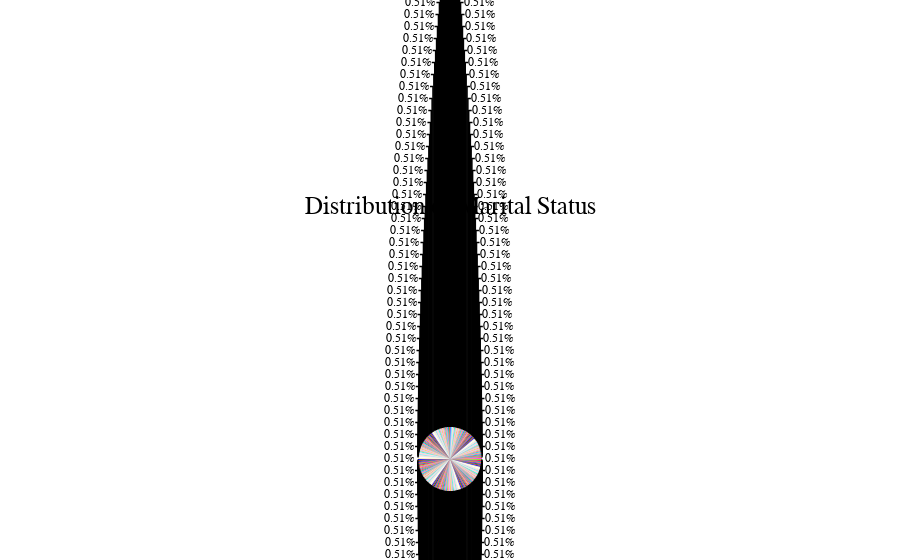

Source (notebook cell):
### Code cell
import plotly.express as px

fig = px.pie(df3, values='stroke', title='Distribution of Marital Status')
fig.update_layout(
    legend_title = 'Marital Status Categories',
    title_font = dict(family='timesnewroman', size=25, color='black'),
    title_x=0.5,
    font_family="timesnewroman",
    font_color="black",
    legend_title_font_color="black"
   )
fig.show()

### Figure 1 — Plotly figure (JSON) as saved in the notebook; plotly's stock layout.template omitted (floating-point values rounded to 4 significant figures; data arrays with more than 128 entries replaced by an {"elided": "..."} marker saying what was removed)
{"data": [{"domain": {"x": [0, 1], "y": [0, 1]}, "hovertemplate": "stroke=%{value}<extra></extra>", "legendgroup": "", "name": "", "showlegend": false, "type": "pie", "values": {"elided": "4792 int values"}}], "layout": {"font": {"color": "black", "family": "timesnewroman"}, "legend": {"title": {"font": {"color": "black"}, "text": "Marital Status Categories"}, "tracegroupgap": 0}, "title": {"font": {"color": "black", "family": "timesnewroman", "size": 25}, "text": "Distribution of Marital Status", "x": 0.5}}}
